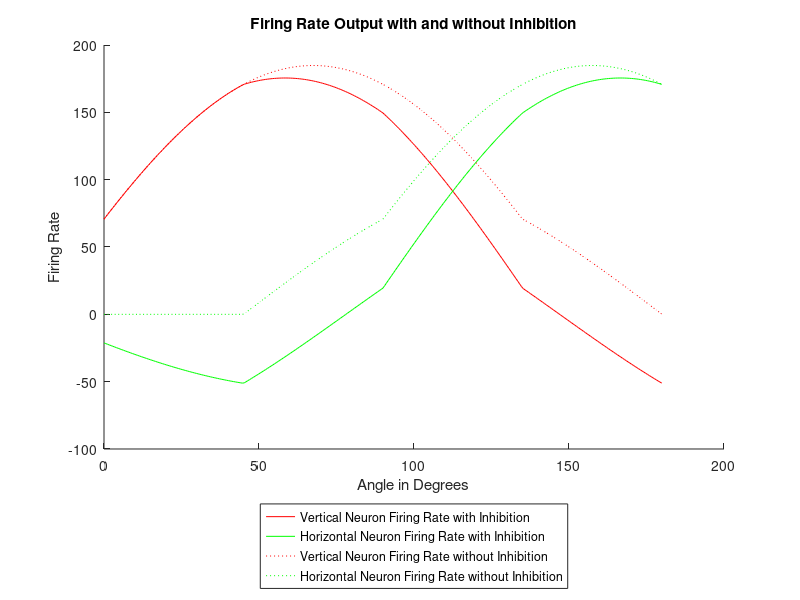
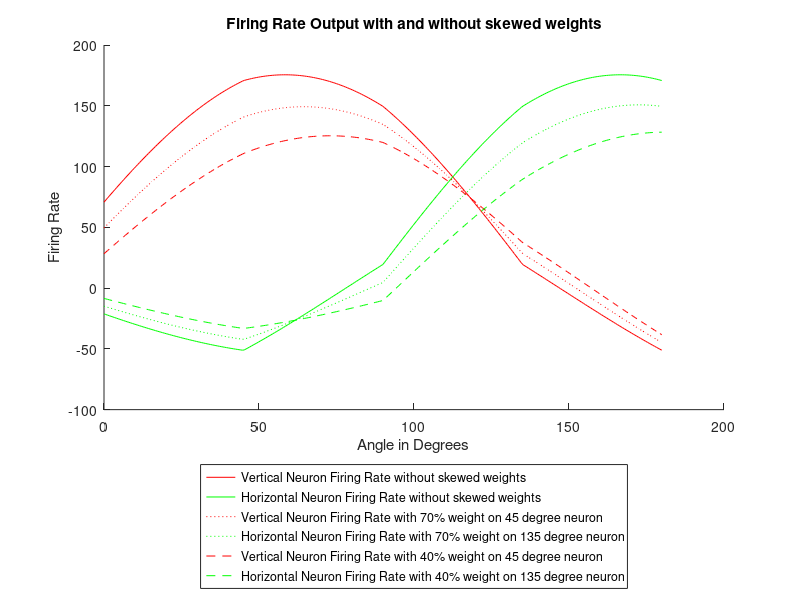
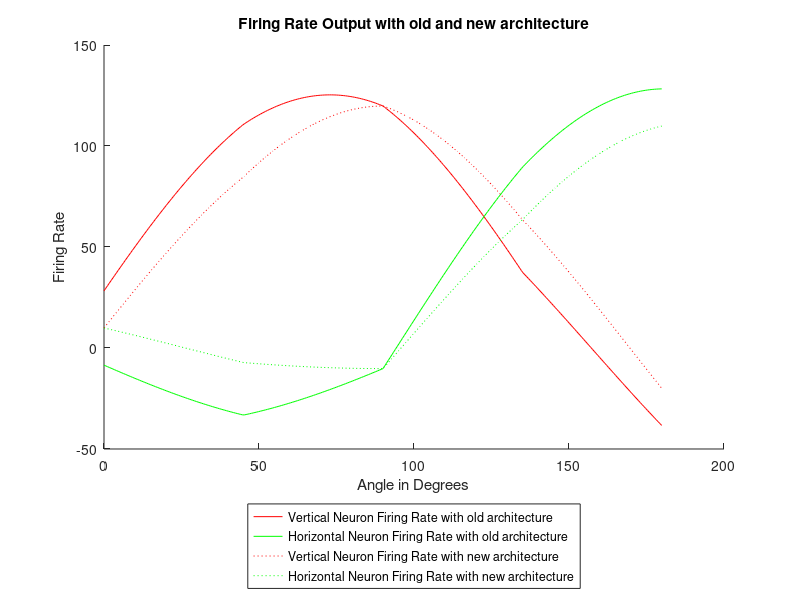
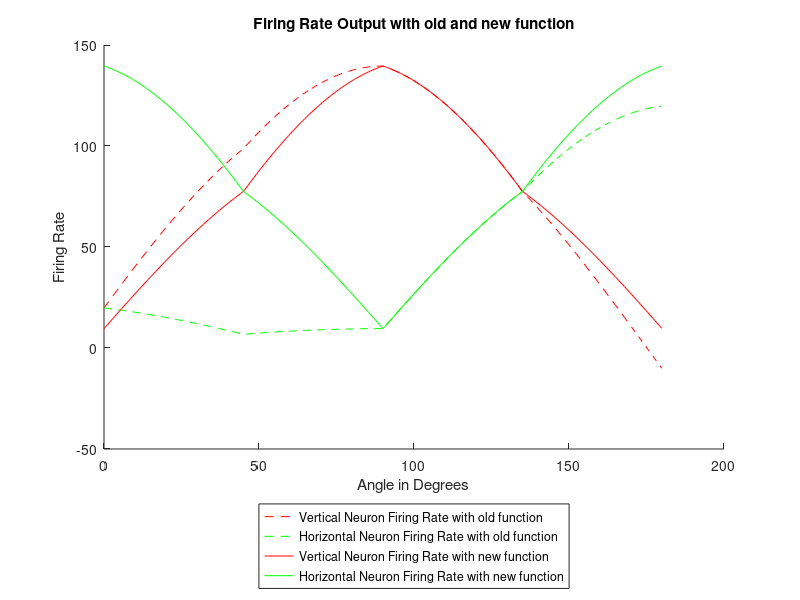

Recreate these plots in MATLAB, in order.
function [ ] = hw3submission( )

%input directions in radians
inputDirs = 0:0.01:pi;

%{
For the following script, here is the architecture:
Neuron1 (tuned to 45 degrees)
Neuron2 (tuned to 90 degrees)
Neuron3 (tuned to 135 degrees)
Neuron4 (tuned to 180 degrees)

Each neuron sends to a horizontal and vertical neuron
    with varying weights. 

The horizontal and vertical neuron sends 
    an inhibitory signal to each other
%}

%{
The following is the original architecutre with and without inhibtion
    and where the weights are all uniform, meaning the following:
	- Neuron1 and Neuron2 have a uniform weight to the vertical neuron
        and a zero weight to the horizontal neuron
    - Neuron3 and Neuron4 have a uniform weight to the horizontal neuron 
        and a zero weight to the vertical weight
    - The inhibitory weight is either 0 or -0.3

Results:
The horizontal output peaks around 180 degrees and the vertical output
    peaks near 90 degrees, which is what we would want to happen.
The inhibitary neurons do dampen the firing rates, but the dampening from
    the horizontal neuron is least severe at 90 degrees for the vertical
    neuron and vice versa.
Unfortunately, around 0 degrees, neither neuron outputs much whereas we
    want the horizontal neuron to have a high firing rate. This is occuring
    because the 180 degree neuron would have a zero firing rate near zero.
Because the inhibitory effect helps emphasize horizontal and vertical
    directions, I will keep the inhibtion for the further tests.
%}

neuronPrefDirs = [pi/4 pi/2 3*pi/4 pi];
neuronHorizWeights = [0 0 100 100];
neuronVertWeights = [100 100 0 0];
HtoVweight = -0.3;
VtoHweight = -0.3;

[outputHoriz,outputVert] = getOutArray(inputDirs,neuronPrefDirs,...
       neuronHorizWeights,neuronVertWeights,HtoVweight,VtoHweight,0);
   
HtoVweight = 0;
VtoHweight = 0;

[outputHoriz1,outputVert1] = getOutArray(inputDirs,neuronPrefDirs,...
       neuronHorizWeights,neuronVertWeights,HtoVweight,VtoHweight,0);

figure
hold on
plot(radtodeg(inputDirs),outputVert,'r-');
plot(radtodeg(inputDirs),outputHoriz,'g-');
plot(radtodeg(inputDirs),outputVert1,'r:');
plot(radtodeg(inputDirs),outputHoriz1,'g:');
xlabel('Angle in Degrees');
ylabel('Firing Rate');
title('Firing Rate Output with and without Inhibition');
hold off
legend('Vertical Neuron Firing Rate with Inhibition',...
    'Horizontal Neuron Firing Rate with Inhibition',...
    'Vertical Neuron Firing Rate without Inhibition',...
    'Horizontal Neuron Firing Rate without Inhibition',...
    'Location','southoutside');



%{
With this network, we want more emphasis on the 90 degree neuron than on
    the 45 degree neuron when testing if vertical. Similarly, we want more
    emphasis on the 180 degree neuron than on the 135 degree neuron. For
    this reason, I tested skewed weights here to see the horizontal and
    vertical neuron output. 
The architecture is the same as the previous one with two differences:
    - Neuron1 has a smaller weight than Neuron2
    - Neuron3 has a smaller weight than Neuron4

Results:
Mostly the same as the previous one except that the difference between the max 
    and min firing rates have increased and the curves have seemingly
    become narrower. 
The increase in the difference further helps distinguish horizontal and
    vertical directions, thus for the next one, I will keep the skewed
    weights
%}

neuronPrefDirs = [pi/4 pi/2 3*pi/4 pi];
HtoVweight = -0.3;
VtoHweight = -0.3;

neuronHorizWeights = [0 0 100 100];
neuronVertWeights = [100 100 0 0];

[outputHoriz,outputVert] = getOutArray(inputDirs,neuronPrefDirs,...
       neuronHorizWeights,neuronVertWeights,HtoVweight,VtoHweight,0);

neuronHorizWeights = [0 0 70 100];
neuronVertWeights = [70 100 0 0];

[outputHoriz1,outputVert1] = getOutArray(inputDirs,neuronPrefDirs,...
       neuronHorizWeights,neuronVertWeights,HtoVweight,VtoHweight,0);
   
neuronHorizWeights = [0 0 40 100];
neuronVertWeights = [40 100 0 0];

[outputHoriz2,outputVert2] = getOutArray(inputDirs,neuronPrefDirs,...
       neuronHorizWeights,neuronVertWeights,HtoVweight,VtoHweight,0);
   


figure
hold on
plot(radtodeg(inputDirs),outputVert,'r-');
plot(radtodeg(inputDirs),outputHoriz,'g-');
plot(radtodeg(inputDirs),outputVert1,'r:');
plot(radtodeg(inputDirs),outputHoriz1,'g:');
plot(radtodeg(inputDirs),outputVert2,'r--');
plot(radtodeg(inputDirs),outputHoriz2,'g--');
xlabel('Angle in Degrees');
ylabel('Firing Rate');
title('Firing Rate Output with and without skewed weights');
hold off
legend('Vertical Neuron Firing Rate without skewed weights',...
    'Horizontal Neuron Firing Rate without skewed weights',...
    'Vertical Neuron Firing Rate with 70% weight on 45 degree neuron',...
    'Horizontal Neuron Firing Rate with 70% weight on 135 degree neuron',...
    'Vertical Neuron Firing Rate with 40% weight on 45 degree neuron',...
    'Horizontal Neuron Firing Rate with 40% weight on 135 degree neuron',...
    'Location','southoutside');

%{
After finding out that the weights should be skewed, I am next going to go
    with the new architecture for this problem. 
For the horizontal neuron,
    I will want to accept input from the 45 degree neuron, 135 degree
    neuron, and 180 degree neuron with most of the weight being with the
    180 degree neuron. 
Along those same lines, the vertical output gets the
    most information from the 90 degree neuron and some from the 135 and 45
    degree neuron. 
The horizontal output gets 0 weight from the 90 degree
    neuron and the vertical output gets 0 weight from the 180 degree
    neuron.

Results:
This seems to dampen the differences slightly, but the peaks do 
    seem closer to where I want them to be, so I will keep this 
    weight paradigm
%}

neuronPrefDirs = [pi/4 pi/2 3*pi/4 pi];
HtoVweight = -0.3;
VtoHweight = -0.3;

%old architecture weights
neuronHorizWeights = [0 0 40 100];
neuronVertWeights = [40 100 0 0];

[outputHoriz,outputVert] = getOutArray(inputDirs,neuronPrefDirs,...
       neuronHorizWeights,neuronVertWeights,HtoVweight,VtoHweight,0);

%new architecture weights
neuronHorizWeights = [20 0 20 100];
neuronVertWeights = [20 100 20 0];

[outputHoriz1,outputVert1] = getOutArray(inputDirs,neuronPrefDirs,...
       neuronHorizWeights,neuronVertWeights,HtoVweight,VtoHweight,0);
   

figure
hold on
plot(radtodeg(inputDirs),outputVert,'r-');
plot(radtodeg(inputDirs),outputHoriz,'g-');
plot(radtodeg(inputDirs),outputVert1,'r:');
plot(radtodeg(inputDirs),outputHoriz1,'g:');
xlabel('Angle in Degrees');
ylabel('Firing Rate');
title('Firing Rate Output with old and new architecture');
hold off
legend('Vertical Neuron Firing Rate with old architecture',...
    'Horizontal Neuron Firing Rate with old architecture',...
    'Vertical Neuron Firing Rate with new architecture',...
    'Horizontal Neuron Firing Rate with new architecture',...
    'Location','southoutside');


%{
I am still having the issue that around 0 degrees, neither the horizontal
    or vertical neuron output much. This is occuring because none of the
    degree oriented neurons are near 0 degrees. The 180 degree neuron will
    have no firing near zero due to a negative cosine. 
For this problem though we care about the magnitude of the cosine rather
    than whether it is positive or negative, so I decided to change the
    tuning curve function to absolute value of the cosine to see the
    result. 
The graph shows the firing rate with the old and new functions.

Results:
With the new function, you get exactly the type of firing that you would
    want. The horizontal firing rate has its max at 0 and 180 degrees and
    its min at 90 degrees. The vertical firing rate has its max at 90
    degrees and its min at 0 and 180 degrees. 
%}

neuronPrefDirs = [pi/4 pi/2 3*pi/4 pi];
HtoVweight = -0.3;
VtoHweight = -0.3;

neuronHorizWeights = [40 0 40 100];
neuronVertWeights = [40 100 40 0];

%uses the old function
[outputHoriz,outputVert] = getOutArray(inputDirs,neuronPrefDirs,...
       neuronHorizWeights,neuronVertWeights,HtoVweight,VtoHweight,0);

%uses the new function
[outputHoriz1,outputVert1] = getOutArray(inputDirs,neuronPrefDirs,...
       neuronHorizWeights,neuronVertWeights,HtoVweight,VtoHweight,1);
   

figure
hold on
plot(radtodeg(inputDirs),outputVert,'r--');
plot(radtodeg(inputDirs),outputHoriz,'g--');
plot(radtodeg(inputDirs),outputVert1,'r-');
plot(radtodeg(inputDirs),outputHoriz1,'g-');
xlabel('Angle in Degrees');
ylabel('Firing Rate');
title('Firing Rate Output with old and new function');
hold off
legend('Vertical Neuron Firing Rate with old function',...
    'Horizontal Neuron Firing Rate with old function',...
    'Vertical Neuron Firing Rate with new function',...
    'Horizontal Neuron Firing Rate with new function',...
    'Location','southoutside');

%{
Given the previous success, I decided to see if adding a neuron tuned to 0
    degrees helps. It has the same weight as the 180 degree neuron for the 
    horizontal and vertical output. I kept the old tuning curve function
    for this test.

Results:
The horizontal and vertical output look very similar to the case where I
    changed the tuning function to absolute value of the cosine. Thus it
    seems that adding a neuron tuned to 0 degrees also helps make the
    output look as expected. 
%}

neuronPrefDirs = [pi/4 pi/2 3*pi/4 pi];
HtoVweight = -0.3;
VtoHweight = -0.3;

neuronHorizWeights = [40 0 40 100];
neuronVertWeights = [40 100 40 0];

%uses the current architecture
[outputHoriz,outputVert] = getOutArray(inputDirs,neuronPrefDirs,...
       neuronHorizWeights,neuronVertWeights,HtoVweight,VtoHweight,0);

neuronPrefDirs = [0 pi/4 pi/2 3*pi/4 pi];
neuronHorizWeights = [100 40 0 40 100];
neuronVertWeights = [0 40 100 40 0];
   
%uses the experimental architecture
[outputHoriz1,outputVert1] = getOutArray(inputDirs,neuronPrefDirs,...
       neuronHorizWeights,neuronVertWeights,HtoVweight,VtoHweight,0);
   

figure
hold on
plot(radtodeg(inputDirs),outputVert,'r--');
plot(radtodeg(inputDirs),outputHoriz,'g--');
plot(radtodeg(inputDirs),outputVert1,'r-');
plot(radtodeg(inputDirs),outputHoriz1,'g-');
xlabel('Angle in Degrees');
ylabel('Firing Rate');
title('Firing Rate Output with current and experimental architecture');
hold off
legend('Vertical Neuron Firing Rate with current architecture',...
    'Horizontal Neuron Firing Rate with current architecture',...
    'Vertical Neuron Firing Rate with experimental architecture',...
    'Horizontal Neuron Firing Rate with experimental architecture',...
    'Location','southoutside');

%{
Conclusion:
The given architecture works well in detecting how horizontal or vertical
    the input direction is for angles between 45 and 180 degrees. However
    in the 0 to 45 degree range, there is a deficiency. It is mostly
    horizontal there but the horizontal output cannot be as high as desired
    unless some modification is made to the architecture. 
I tested two modifications that worked well:
    1. Changing the tuning function to absolute value. The main benefit
        this provided was that the 180 degree neuron had a firing rate near
        0 degrees
    2. Adding a neuron at 0 degrees but keeping the tuning function the same.
        This had a similar benefit to 1
%}


function [ outputHoriz,outputVert ] = getOutArray( inputDirs,neuronPrefDirs,...
       neuronHorizWeights,neuronVertWeights,HtoVweight,VtoHweight,spflag )
%GETOUTARRAY Gets the horizontal and vertical output for each
%           input direction angle in inputDirs

outputVert = zeros(size(inputDirs));
outputHoriz = zeros(size(inputDirs));

for i = 1:length(inputDirs)
   [outH,outV] = getNeuralNetOut(inputDirs(i),neuronPrefDirs,...
       neuronHorizWeights,neuronVertWeights,HtoVweight,VtoHweight,spflag);
   outputVert(i) = outV;
   outputHoriz(i) = outH;
end
    
end
    
function [ y ] = radtodeg( x )
%RADTODEG Converts radians to degrees

y = x*180/pi;
end

function [ horizNeuronOutput,vertNeuronOutput ] = getNeuralNetOut( ...
    inputDir, neuronPrefDirs,neuronHorizWeights, neuronVertWeights,...
    horizToVertInhib, vertToHorizInhib, spflag  )
%GETNEURALNETOUTPUT Gets the horizontal and vertical neuron output
%       given the network parameters and input

%{
Assumes the network is structured as follows:
    neurons whose preferred directions are in neuronPrefDirs
    Each of those neurons sends to a horizontal and vertical output
        neuron via a weight specified in the parameters
    The horizontal and vertical neurons send inhibitory signals to each
        other
%}


%this calculates the initial feed-forward excitation of the input neurons
%   we now have the contribution of those input neurons to the horizontal
%       and vertical neurons
horizNeuronExcit = zeros(1,4);
vertNeuronExcit = zeros(1,4);
for i = 1:length(neuronPrefDirs);
   horizNeuronExcit(i) = getFeedForwardOutput(inputDir,...
       neuronPrefDirs(i),neuronHorizWeights(i),spflag); 
   vertNeuronExcit(i) = getFeedForwardOutput(inputDir,...
       neuronPrefDirs(i),neuronVertWeights(i),spflag); 
end
vertNeuronExcitation = sum(vertNeuronExcit);
horizNeuronExcitation = sum(horizNeuronExcit);

%this calculates the final vertical and horizontal output
%   it is the excitation minus the inhibition from the other neuron
vertNeuronOutput = vertNeuronExcitation + ...
    horizToVertInhib*horizNeuronExcitation;
horizNeuronOutput = horizNeuronExcitation + ...
    vertToHorizInhib*vertNeuronExcitation;


end

function [ output ] = getFeedForwardOutput( inputAngle,preferredAngle,weight , spflag)
%GETFEEDFORWARDOUTPUT Calculates the feed-forward excitation which
%       is the cosine of the inputAngle with the preferredAngle
%       multiplied by a weight value
%
%If the special flag is enabled, then the feed-forward exictation is the 
%       absolute value of the cosine of the inputAngle with the
%       preferredAngle multipled by the weight value

output = max(0,cos(inputAngle-preferredAngle))*weight;
if(spflag==1)
    output = abs(cos(inputAngle-preferredAngle))*weight;
end

end


    

end

